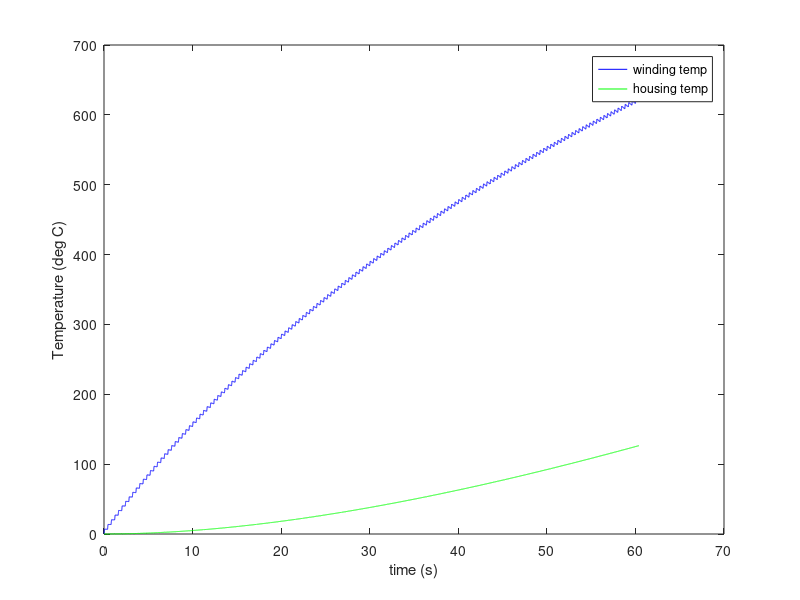

Recreate this plot in MATLAB.
%% %% two_mass_thermal_model.m
%   Dan Lynch
%   3/8/18
%% Description

%% Parameters
tau_w = 46; % thermal time constant of motor windings (s)
tau_h = 283; % thermal time constant of motor housing (s)
tau_wh = mean([tau_w tau_h]); % (GUESS) thermal time constant, mixed winding/housing (s)

R = 0.343; % terminal resistance (ohms)
T_amb = 0; % ambient temperature (deg C)

%% ODE
dTdt = @(t,T,I) [-1/tau_w, 1/tau_w; 
                1/tau_wh, -(1/tau_wh)+(1/tau_h)]*[T(1); T(2)] + [(I^2)*R; T_amb/tau_h];
            
%% Simulate
sim_t = 0;
sim_T = [T_amb T_amb];

on_time = 0.05;
off_time = 0.4 - on_time;
while sim_t(end) < 60
% heating:
I = 20;
dTdt_heating = @(t,T) dTdt(t,T,I);
T_init = [sim_T(end,1); sim_T(end,2)]; % everything starts at ambient temperature
timespan = [sim_t(end) sim_t(end)+on_time];

[t_heating,T_heating] = ode45(dTdt_heating,timespan,T_init);

% cooling:
I = 0;
dTdt_cooling = @(t,T) dTdt(t,T,I);
T_init = [T_heating(end,1); T_heating(end,2)]; % everything starts at ambient temperature
timespan = [sim_t(end)+on_time sim_t(end)+on_time+off_time];

[t_cooling,T_cooling] = ode45(dTdt_cooling,timespan,T_init);

t = vertcat(t_heating, t_cooling);
T = vertcat(T_heating, T_cooling);

sim_t = vertcat(sim_t, t);
sim_T = vertcat(sim_T, T);

end

plot(sim_t,T_amb+sim_T(:,1),'b-',sim_t,T_amb+sim_T(:,2),'g-')
legend('winding temp','housing temp','Location','Best')
xlabel('time (s)')
ylabel('Temperature (deg C)')
hold off 